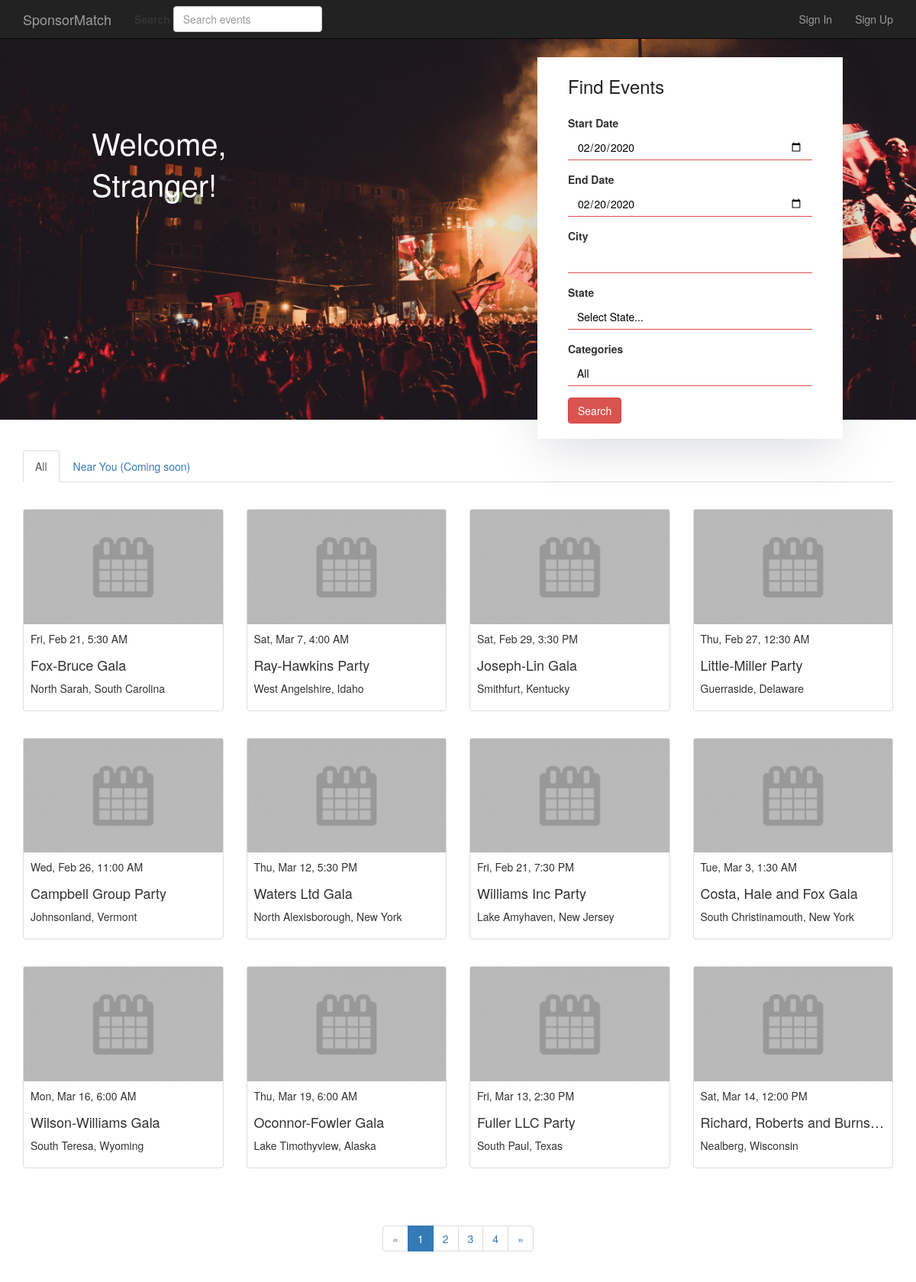
Before: / with the older database file.
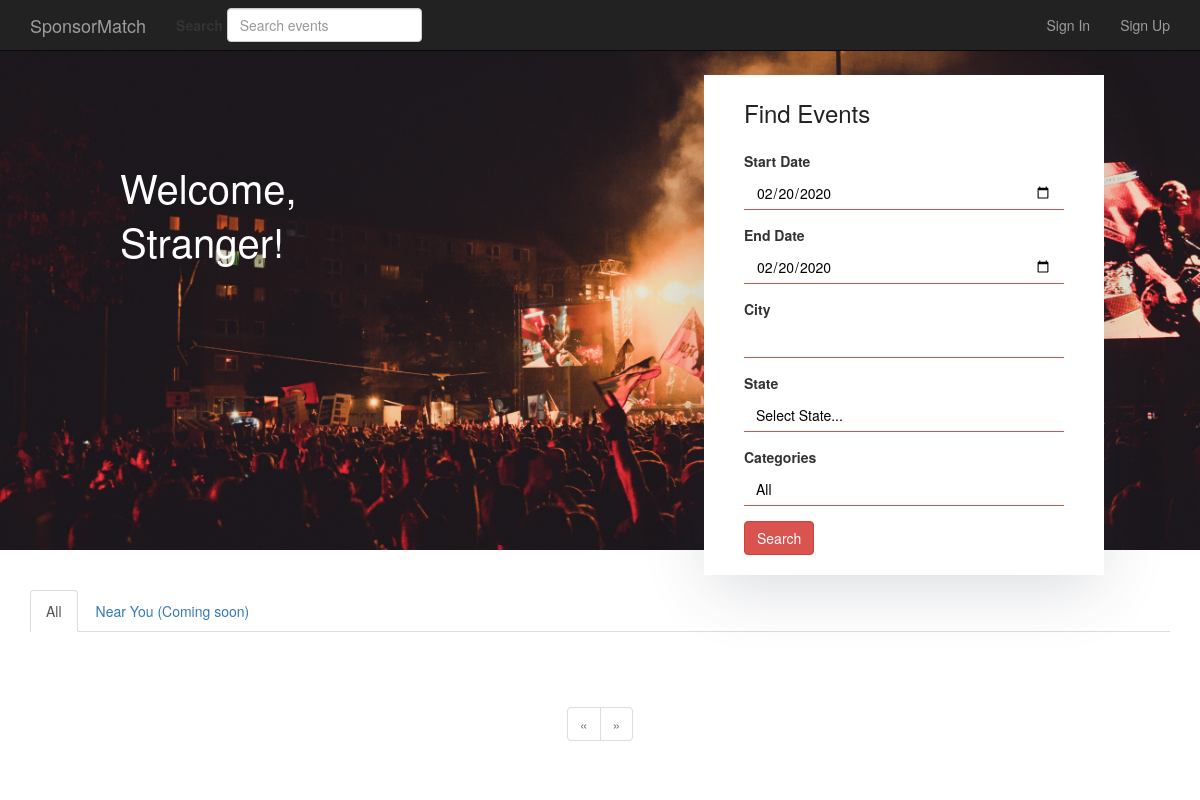
After: the same page with the newer database file.
### app/models.py (models this page shows, shortened)
class SearchableMixin:
    """Mixin class that extends the functionality of a model to be able
    to perform searches and updates on Elasticsearch.
    """

class Event(SearchableMixin, db.Model):
    __tablename__ = "events"
    __searchable__ = ["title"]
    __doctype__ = "event"
    id = db.Column(db.Integer, primary_key=True)
    title = db.Column(db.String(64), nullable=False)
    start_datetime = db.Column(db.DateTime, index=True, nullable=True)
    end_datetime = db.Column(db.DateTime, index=True, nullable=True)
    attendees = db.Column(db.String(64), nullable=True)
    male_to_female = db.Column(db.String(64), nullable=True)
    description = db.Column(db.Text, nullable=True)
    pitch = db.Column(db.Text, nullable=True)
    published = db.Column(db.Boolean, default=False, nullable=False)
    user_id = db.Column(db.Integer, db.ForeignKey("users.id"), nullable=False)
    venue_id = db.Column(db.Integer, db.ForeignKey("venues.id"), nullable=False)
    event_type_id = db.Column(
        db.Integer, db.ForeignKey("event_types.id"), nullable=False
    )
    event_category_id = db.Column(
        db.Integer, db.ForeignKey("event_categories.id"), nullable=False
    )
    images = db.relationship(
        "Image", backref="event", lazy="dynamic", cascade="all, delete-orphan"
    )
    packages = db.relationship(
        "Package", backref="event", lazy="dynamic", cascade="all, delete-orphan"
    )
    video = db.relationship(
        "Video", backref="event", lazy=True, uselist=False, cascade="all, delete-orphan"
    )
    sponsorships = db.relationship(
        "Sponsorship", back_populates="event", cascade="all, delete-orphan"
    )
    @hybrid_method
    def is_ongoing(self):
        """Return True if the event is ongoing."""
        return self.published and self.end_datetime > datetime.now()
    @is_ongoing.expression
    def is_ongoing(cls):
        return db.and_(cls.published, cls.end_datetime > datetime.now())
    @hybrid_method
    def has_ended(self):
        """Return True if the event has ended."""
        return self.published and self.end_datetime <= datetime.now()
    def start_date(self, string_format=None):
        if string_format:
            return self.start_datetime.strftime(string_format)
        else:
            return self.start_datetime.date()
    def start_time(self, string_format=None):
        if string_format:
            return self.start_datetime.strftime(string_format)
        else:
            return self.start_datetime.time()

class Venue(db.Model):
    __tablename__ = "venues"
    id = db.Column(db.Integer, primary_key=True)
    name = db.Column(db.String(64), nullable=False)
    address = db.Column(db.String(64), unique=True, index=True, nullable=False)
    city = db.Column(db.String(64), nullable=False)
    state = db.Column(db.String(64), nullable=False)
    zip_code = db.Column(db.String(10), nullable=False)
    events = db.relationship("Event", backref="venue", lazy="dynamic")

### app/main/views.py (the view)
@main.route("/")
def index():
    form = AdvancedSearchForm()
    near_you = False
    if current_user.is_authenticated:
        near_you = bool(request.cookies.get("near_you", ""))
    if near_you:
        query = current_user.nearby_events
    else:
        query = Event.query
    page = request.args.get("page", 1, type=int)
    pagination = query.filter(Event.is_ongoing() == True).paginate(
        page, per_page=current_app.config["EVENTS_PER_PAGE"], error_out=False
    )
    events = pagination.items
    return render_template(
        "index.html", events=events, form=form, pagination=pagination
    )

### app/main/forms.py (shortened to what this page needs)
class SearchForm(FlaskForm):
    query = StringField(
        "Search",
        validators=[DataRequired()],
        render_kw={"placeholder": "Search events"},
    )
    def __init__(self, *args, **kwargs):
        if "formdata" not in kwargs:
            kwargs["formdata"] = request.args
        if "csrf_enabled" not in kwargs:
            kwargs["csrf_enabled"] = False
        super(SearchForm, self).__init__(*args, **kwargs)

class AdvancedSearchForm(FormMixin, FlaskForm):
    start_date = DateField("Start Date", default=date.today())
    end_date = DateField("End Date", default=date.today())
    city = StringField("City", validators=[Optional(), Length(1, 64)])
    state = SelectField("State", choices=[(0, "Select State...")] + STATES, coerce=int)
    category = SelectField("Categories", coerce=int)
    submit = SubmitField("Search")
    def __init__(self, **kwargs):
        super(AdvancedSearchForm, self).__init__(**kwargs)
        self.category.choices = [(0, "All")] + [
            (category.id, category.name)
            for category in EventCategory.query.order_by(EventCategory.name).all()
        ]

### app/auth/views.py (called while the page is built, shortened)
@auth.before_app_request
def before_request():
    g.search_form = SearchForm()

### app/main/__init__.py (called while the page is built)
@main.app_context_processor
def inject_permissions():
    return dict(
        Permission=Permission,
        EventStatus=EventStatus,
        SponsorshipStatus=SponsorshipStatus,
    )

### app/templates/index.html (shortened to what this page needs)
{% extends "base.html" %}
{% import "bootstrap/wtf.html" as wtf %}
{% import "_macros.html" as macros %}
{% block page_content %}
<div class="banner">
	<div class="banner-img">
		<h1 class="homepage-header">
			<span id="welcome">
				<p>Welcome,</p>
				{% if current_user.is_authenticated %}
				    <p>{{ current_user.first_name + " " + current_user.last_name }}!</p>
				{% else %}
				    <p>Stranger!</p>
				{% endif %}
			</span>
		</h1>
		<div class="container advanced">
			<form class="col-xs-10 col-sm-5 col-md-4 col-lg-4 advanced-search" method="POST" action="{{ url_for('main.advanced_search') }}" role="form`">
				<h3 class="col-md-12">Find Events</h3>
				<div class="row">
					<div class="col-md-12">
						{{ wtf.form_field(form.start_date) }}
					</div>
					<div class="col-md-12">
						{{ wtf.form_field(form.end_date) }}
					</div>
					<div class="col-md-12">
						{{ wtf.form_field(form.city) }}
					</div>
					<div class="col-md-12">
						{{ wtf.form_field(form.state) }}
					</div>
					<div class="col-md-12">
						{{ wtf.form_field(form.category) }}
					</div>
					<div class="col-md-12">
						{{ wtf.form_field(form.submit, button_map={"submit": "btn btn-danger"}) }}
					</div>
				</div>
			</form>
		</div>
	</div>
</div>
<div class="container">
	<ul class="nav nav-tabs home">
		<li class="active" role="presentation"><a href="#">All</a></li>
		<li role="presentation"><a href="#">Near You (Coming soon)</a></li>
	</ul>
	{% include "_events.html" %}
	{% if pagination %}
		<div class="pagination">
			{{ macros.pagination_widget(pagination, "main.index") }}
		</div>
	{% endif %}
</div>
{% endblock %}

### app/templates/base.html (shortened to what this page needs)
{% extends "bootstrap/base.html" %}
{% import "bootstrap/wtf.html" as wtf %}
{% block head %}
{{ super() }}
<link rel="stylesheet" type="text/css" href="{{ url_for('static', filename='style.css') }}">
{% endblock %}
{% block navbar %}
<div class="navbar navbar-inverse navbar-fixed-top" role="navigation">
	<div class="container">
		<div class="navbar-header">
			<a class="navbar-brand" href="{{ url_for('main.index') }}">SponsorMatch</a>
		</div>
		<div class="navbar-collapse collapse">
			<ul class="nav navbar-nav navbar-right">
				{% if current_user.is_authenticated %}
					{% if current_user.can(Permission.CREATE_EVENT) %}
						<li id="createEvent">
							<a href="{{ url_for('main.create_event') }}">Create Event</a>
						</li>
					{% endif %}
					{% if current_user.is_administrator() %}
						<li>
							<a href="{{ url_for('main.admin_panel', role_name='event organizer') }}">Admin Panel</a>
						</li>
					{% endif %}
					<li id="account" class="dropdown">
	                    <a href="#" class="dropdown-toggle" data-toggle="dropdown">
	                    	Account<strong class="caret"></strong>
	                    </a>
	                    <ul class="dropdown-menu">
	                    	{% if current_user.is_administrator() %}
	                    		<li><a href="{{ url_for('main.user_profile', company=current_user.company) }}">Admin Profile</a></li>
	                    	{% elif current_user.can(Permission.CREATE_EVENT) %}
	                    		<li><a href="{{ url_for('main.user_profile', company=current_user.company) }}">Organizer Profile</a></li>
	                    	{% else %}
	                    		<li><a href="{{ url_for('main.user_profile', company=current_user.company) }}">Sponsor Profile</a></li>
	                    	{% endif %}
	                    	{% if current_user.can(Permission.CREATE_EVENT) %}
	                    		<li><a href="{{ url_for('main.create_event') }}">Create Event</a></li>
	                    		<li><a href="{{ url_for('main.manage_events', status='all') }}">Manage Events</a></li>
	                    	{% endif %}
	                    	{% if current_user.can(Permission.SPONSOR_EVENT) %}
		                    	<li><a href="{{ url_for('main.manage_sponsorships', status='all') }}">Manage Sponsorships</a></li>
		                    	<li><a href="{{ url_for('main.saved_events') }}">Saved Events</a></li>
		                    {% endif %}
	                    	<li><a href="{{ url_for('settings.account_information') }}">Settings</a></li>
	                    	<li><a href="{{ url_for('auth.logout') }}">Log Out</a></li>
	                    </ul>
					</li>
				{% else %}
					<li><a href="{{ url_for('auth.login') }}">Sign In</a></li>
					<li><a href="{{ url_for('auth.register') }}">Sign Up</a></li>
				{% endif %}
			</ul>
			<div class="navbar-form navbar-left">
				{{ wtf.quick_form(g.search_form, method="GET", action=url_for('main.search')) }}
			</div>
		</div>
	</div>
</div>
{% endblock %}
{% block content %}
<div id="flashMessages" style="padding-top:50px">
	{% block page_content %}{% endblock %}
</div>
{% endblock %}

### app/templates/_macros.html (shortened to what this page needs)
{% macro pagination_widget(pagination, endpoint, fragment="") %}
<nav aria-label="Event navigation">
	<ul class="pagination">
		<li{% if not pagination.has_prev %} class="disabled"{% endif %}>
			<a href="{% if pagination.has_prev %}{{ url_for(endpoint, page=pagination.prev_num, **kwargs) }}{{ fragment }}{% else %}#{% endif %}">
				&laquo;
			</a>
		</li>
		{% for page in pagination.iter_pages() %}
			{% if page %}
				{% if page == pagination.page %}
					<li class="active">
						<a href="{{ url_for(endpoint, page=page, **kwargs) }}{{ fragment }}">{{ page }}</a>
					</li>
				{% else %}
					<li>
						<a href="{{ url_for(endpoint, page = page, **kwargs) }}{{ fragment }}">{{ page }}</a>
					</li>
				{% endif %}
			{% else %}
				<li class="disabled"><a href="#">&hellip;</a></li>
			{% endif %}
		{% endfor %}
		<li{% if not pagination.has_next %} class="disabled"{% endif %}>
			<a href="{% if pagination.has_next %}{{ url_for(endpoint, page=pagination.next_num, **kwargs) }}{{ fragment }}{% else %}#{% endif %}">
				&raquo;
			</a>
		</li>
	</ul>
</nav>
{% endmacro %}

### app/templates/_events.html
<div class="row">
	<ul class="live-events list-unstyled">
		{% for event in events %}
			<li id="eventListItem{{ event.id }}" class="live-event col-sm-6 col-md-4 col-lg-3">
				<a class="no-link-styling" href="{{ url_for('main.event', id=event.id) }}">
					<div class="thumbnail">
						<img src="{{ url_for('static', filename='images/default_event_image.png') }}" alt="Event Image">
						<div class="caption">
							<p class="event-datetime">{{ event.start_date("%a, %b %-d") }}, {{ event.start_time("%-I:%M %p") }}</p>
							<h4 class="event-title">{{ event.title }}</h4>
							<p class="event-location">{{ event.venue.city }}, {{ event.venue.state }}</p>
						</div>
					</div>
				</a>
			</li>
		{% endfor %}
	</ul>
</div>

### app/static/style.css (style rules this page uses)
.pagination { display: flex; justify-content: center; }
.pagination li { display: block; }
.homepage-header { color: #fff; position: absolute; top: 15%; left: 10%; padding-bottom: 9px; margin: 40px 0 20px; font-size: 40px; }
.banner-img { position: relative; margin-bottom: 40px; min-height: 500px; width: 100%; background-image: url("../../static/images/homepage_image.jpg"); background-position: center; background-repeat: no-repeat; background-size: cover; }
.container .advanced-search { position: absolute; padding: 5px 40px 20px 40px; right: 8%; top: 5%; background-color: #fff; box-shadow: 0px 16px 64px -8px rgba(46, 55, 77, 0.2); }
.advanced-search h3 { padding-left: 0; padding-bottom: 15px; margin-bottom: 10px; color: #222; }
.advanced-search .form-control { border: none; -webkit-box-shadow: none; -moz-box-shadow: none; box-shadow: none; border-radius: 0; border-bottom: 1px solid #d9534f; background: transparent; outline: none; color: black; }
.advanced-search label { display: inline-block; }
.advanced-search select { -webkit-appearance: none; -webkit-border-radius: 0px; }

Changed rows visible on the page:
removed Event: start_date "Fri, Feb 21", start_time "5:30 AM", title "Fox-Bruce Gala", venue.city "North Sarah", venue.state "South Carolina"
removed Event: start_date "Sat, Mar 7", start_time "4:00 AM", title "Ray-Hawkins Party", venue.city "West Angelshire", venue.state "Idaho"
removed Event: start_date "Sat, Feb 29", start_time "3:30 PM", title "Joseph-Lin Gala", venue.city "Smithfurt", venue.state "Kentucky"
removed Event: start_date "Thu, Feb 27", start_time "12:30 AM", title "Little-Miller Party", venue.city "Guerraside", venue.state "Delaware"
removed Event: start_date "Wed, Feb 26", start_time "11:00 AM", title "Campbell Group Party", venue.city "Johnsonland", venue.state "Vermont"
removed Event: start_date "Thu, Mar 12", start_time "5:30 PM", title "Waters Ltd Gala", venue.city "North Alexisborough", venue.state "New York"
removed Event: start_date "Fri, Feb 21", start_time "7:30 PM", title "Williams Inc Party", venue.city "Lake Amyhaven", venue.state "New Jersey"
removed Event: start_date "Tue, Mar 3", start_time "1:30 AM", title "Costa, Hale and Fox Gala", venue.city "South Christinamouth", venue.state "New York"
removed Event: start_date "Mon, Mar 16", start_time "6:00 AM", title "Wilson-Williams Gala", venue.city "South Teresa", venue.state "Wyoming"
removed Event: start_date "Thu, Mar 19", start_time "6:00 AM", title "Oconnor-Fowler Gala", venue.city "Lake Timothyview", venue.state "Alaska"
removed Event: start_date "Fri, Mar 13", start_time "2:30 PM", title "Fuller LLC Party", venue.city "South Paul", venue.state "Texas"
removed Event: start_date "Sat, Mar 14", start_time "12:00 PM", title "Richard, Roberts and Burns…", venue.city "Nealberg", venue.state "Wisconsin"
Other visible differences:
list line gone: "1"
list line gone: "2"
list line gone: "3"
list line gone: "4"
